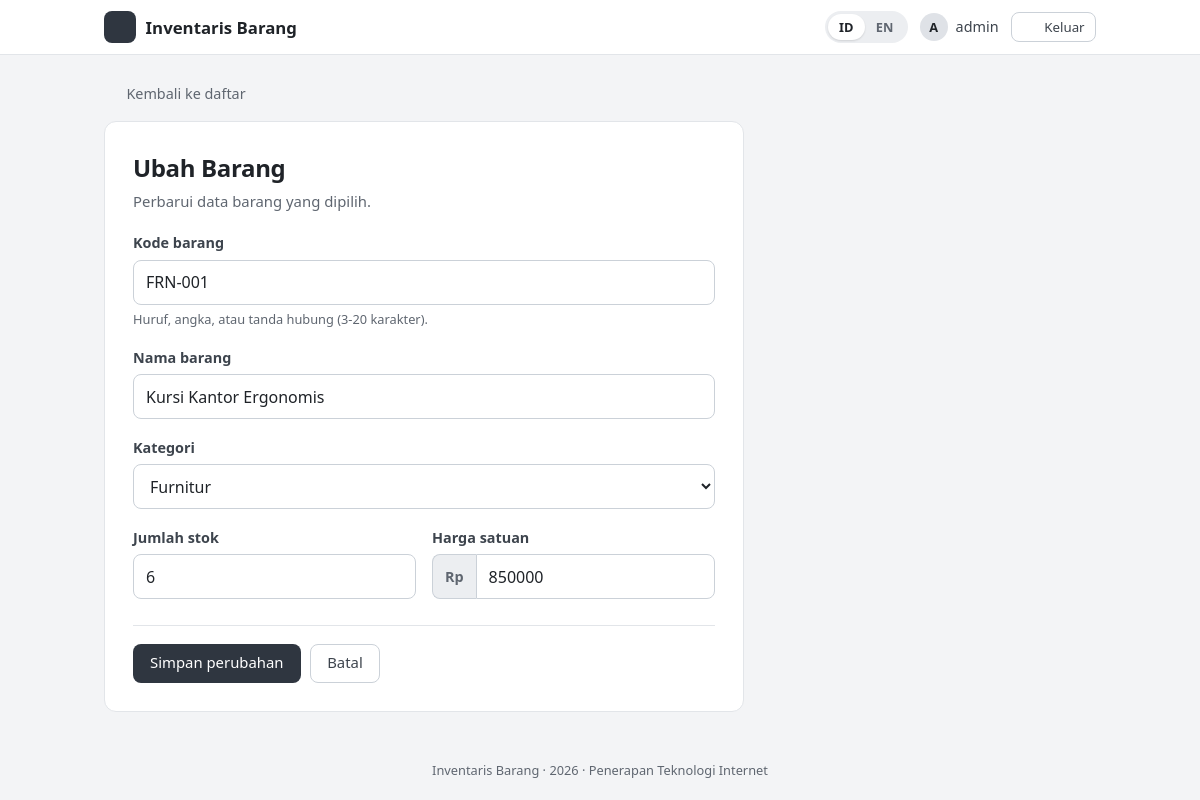
/edit.php?id=5 (signed in), run on the app's committed database.
### tables this page shows
CREATE TABLE barang (
  id          INT UNSIGNED NOT NULL AUTO_INCREMENT,
  kode_barang VARCHAR(20)  NOT NULL,
  nama_barang VARCHAR(100) NOT NULL,
  kategori    VARCHAR(30)  NOT NULL,
  jumlah      INT UNSIGNED NOT NULL DEFAULT 0,
  harga       INT UNSIGNED NOT NULL DEFAULT 0,
  created_at  TIMESTAMP    NOT NULL DEFAULT CURRENT_TIMESTAMP,
  updated_at  TIMESTAMP    NOT NULL DEFAULT CURRENT_TIMESTAMP ON UPDATE CURRENT_TIMESTAMP,
  PRIMARY KEY (id),
  UNIQUE KEY uq_barang_kode (kode_barang)
);

### includes/validasi.php (called while the page is built, shortened)
<?php
function daftar_kategori(): array
{
    return [
        'Elektronik' => 'cat_elektronik',
        'Alat Tulis' => 'cat_alat_tulis',
        'Furnitur'   => 'cat_furnitur',
        'Perkakas'   => 'cat_perkakas',
        'Lainnya'    => 'cat_lainnya',
    ];
}

### includes/form_barang.php (the view, shortened to what this page needs)
<form method="POST" action="<?= e($aksi) ?>" class="form" novalidate>
    <div class="field <?= isset($errors['kode_barang']) ? 'has-error' : '' ?>">
        <label for="kode_barang"><?= e(t('f_code')) ?></label>
        <input type="text" id="kode_barang" name="kode_barang" maxlength="20" value="<?= e($data['kode_barang']) ?>">
        <small class="hint"><?= e(t('f_code_hint')) ?></small>
    </div>
    <div class="field <?= isset($errors['nama_barang']) ? 'has-error' : '' ?>">
        <label for="nama_barang"><?= e(t('f_name')) ?></label>
        <input type="text" id="nama_barang" name="nama_barang" maxlength="100" value="<?= e($data['nama_barang']) ?>">
    </div>
    <div class="field <?= isset($errors['kategori']) ? 'has-error' : '' ?>">
        <label for="kategori"><?= e(t('f_category')) ?></label>
        <select id="kategori" name="kategori">
            <?php foreach (daftar_kategori() as $nilai => $kunci): ?>
                <option value="<?= e($nilai) ?>" <?= $data['kategori'] === $nilai ? 'selected' : '' ?>><?= e(t($kunci)) ?></option>
            <?php endforeach; ?>
        </select>
    </div>
    <div class="row">
        <div class="field <?= isset($errors['jumlah']) ? 'has-error' : '' ?>">
            <label for="jumlah"><?= e(t('f_qty')) ?></label>
            <input type="text" inputmode="numeric" id="jumlah" name="jumlah" value="<?= e($data['jumlah']) ?>">
        </div>
        <div class="field <?= isset($errors['harga']) ? 'has-error' : '' ?>">
            <label for="harga"><?= e(t('f_price')) ?></label>
            <div class="affix"><span>Rp</span><input type="text" inputmode="numeric" id="harga" name="harga" value="<?= e($data['harga']) ?>"></div>
        </div>
    </div>
    <div class="actions">
        <button type="submit" class="btn btn-primary"><?= e($label_tombol) ?></button>
        <a href="index.php" class="btn btn-ghost"><?= e(t('btn_cancel')) ?></a>
    </div>
</form>

### assets/style.css (style rules this page uses)
:root { --bg: #f3f4f6; --surface: #ffffff; --ink: #1f2328; --ink-2: #3d444d; --muted: #5f6670; --line: #e2e5e9; --line-strong: #cbd1d8; --primary: #2f3640; --primary-hover: #1a1f26; --soft: #eceef1; --soft-hover: #dfe2e7; --soft-2: #f7f8f9; --danger: #b42318; --danger-bg: #fef3f2; --danger-line: #fecdca; --ok: #067647; --ok-bg: #ecfdf3; --ok-line: #abefc6; --warn: #93370d; --warn-bg: #fffaeb; --warn-line: #fedf89; --radius: 8px; --font: "Segoe UI", system-ui, -apple-system, Roboto, "Helvetica Neue", Arial, sans-serif; }
* { box-sizing: border-box; }
html { font-size: 16px; }
body { margin: 0; min-height: 100vh; display: flex; flex-direction: column; background: var(--bg); color: var(--ink); font-family: var(--font); line-height: 1.5; -webkit-font-smoothing: antialiased; }
a { color: var(--ink-2); }
.btn { display: inline-flex; align-items: center; justify-content: center; gap: .4rem; padding: .55rem 1rem; border-radius: var(--radius); border: 1px solid transparent; font: inherit; font-size: .93rem; font-weight: 500; cursor: pointer; text-decoration: none; line-height: 1.3; transition: background .12s, border-color .12s; }
.btn-primary { background: var(--primary); color: #fff; }
.btn-ghost { background: var(--surface); color: var(--ink-2); border-color: var(--line-strong); }
.form { display: grid; gap: 1.1rem; }
.field { display: flex; flex-direction: column; gap: .35rem; min-width: 0; }
.field label { font-weight: 600; font-size: .9rem; color: var(--ink-2); }
.field input, .field select { padding: .6rem .75rem; border: 1px solid var(--line-strong); border-radius: var(--radius); font: inherit; background: var(--surface); color: var(--ink); width: 100%; }
.hint { color: var(--muted); font-size: .8rem; }
.row { display: grid; grid-template-columns: 1fr 1fr; gap: 1rem; }
.actions { display: flex; gap: .6rem; margin-top: .5rem; padding-top: 1.1rem; border-top: 1px solid var(--line); }
.affix { display: flex; }
.affix span { display: inline-flex; align-items: center; padding: 0 .75rem; background: var(--soft); border: 1px solid var(--line-strong); border-right: 0; border-radius: var(--radius) 0 0 var(--radius); color: var(--muted); font-size: .9rem; font-weight: 600; }
.affix input { border-radius: 0 var(--radius) var(--radius) 0; }

### data on the page
barang: kode_barang "FRN-001", nama_barang "Kursi Kantor Ergonomis", jumlah "6", harga "850000"

### other printed values
t('app_name') "Inventaris Barang"
$inisial "A"
$_SESSION['username'] "admin"
t('nav_logout') "Keluar"
t('back_list') "Kembali ke daftar"
t('edit_title') "Ubah Barang"
t('edit_sub') "Perbarui data barang yang dipilih."
t('f_code') "Kode barang"
t('f_code_hint') "Huruf, angka, atau tanda hubung (3-20 karakter)."
t('f_name') "Nama barang"
t('f_category') "Kategori"
t('f_qty') "Jumlah stok"
t('f_price') "Harga satuan"
$label_tombol "Simpan perubahan"
t('btn_cancel') "Batal"
